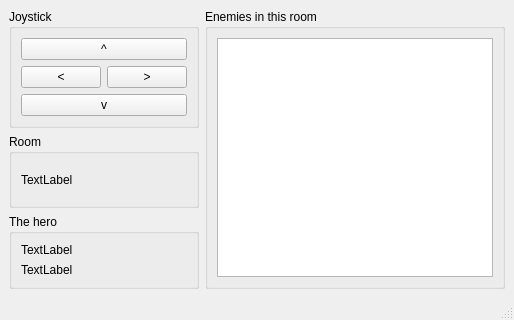
<?xml version="1.0" encoding="UTF-8"?>
<ui version="4.0">
 <class>MainWindow</class>
 <widget class="QMainWindow" name="MainWindow">
  <property name="geometry">
   <rect>
    <x>0</x>
    <y>0</y>
    <width>514</width>
    <height>320</height>
   </rect>
  </property>
  <property name="windowTitle">
   <string>MainWindow</string>
  </property>
  <widget class="QWidget" name="centralwidget">
   <layout class="QGridLayout" name="gridLayout_2">
    <item row="0" column="0">
     <widget class="QGroupBox" name="groupBox_3">
      <property name="title">
       <string>Joystick</string>
      </property>
      <layout class="QGridLayout" name="gridLayout">
       <item row="0" column="0" colspan="2">
        <widget class="QPushButton" name="north">
         <property name="text">
          <string>^</string>
         </property>
        </widget>
       </item>
       <item row="1" column="0">
        <widget class="QPushButton" name="west">
         <property name="text">
          <string>&lt;</string>
         </property>
        </widget>
       </item>
       <item row="1" column="1">
        <widget class="QPushButton" name="east">
         <property name="text">
          <string>&gt;</string>
         </property>
        </widget>
       </item>
       <item row="2" column="0" colspan="2">
        <widget class="QPushButton" name="south">
         <property name="text">
          <string>v</string>
         </property>
        </widget>
       </item>
      </layout>
     </widget>
    </item>
    <item row="1" column="0">
     <widget class="QGroupBox" name="groupBox_4">
      <property name="title">
       <string>Room</string>
      </property>
      <layout class="QHBoxLayout" name="horizontalLayout">
       <item>
        <widget class="QLabel" name="roomName">
         <property name="text">
          <string>TextLabel</string>
         </property>
        </widget>
       </item>
      </layout>
     </widget>
    </item>
    <item row="2" column="0">
     <widget class="QGroupBox" name="groupBox_2">
      <property name="title">
       <string>The hero</string>
      </property>
      <layout class="QVBoxLayout" name="verticalLayout_2">
       <item>
        <widget class="QLabel" name="name">
         <property name="text">
          <string>TextLabel</string>
         </property>
        </widget>
       </item>
       <item>
        <widget class="QLabel" name="health">
         <property name="text">
          <string>TextLabel</string>
         </property>
        </widget>
       </item>
      </layout>
     </widget>
    </item>
    <item row="0" column="1" rowspan="3">
     <widget class="QGroupBox" name="groupBox">
      <property name="title">
       <string>Enemies in this room</string>
      </property>
      <layout class="QVBoxLayout" name="verticalLayout">
       <item>
        <widget class="QTableView" name="enemies"/>
       </item>
      </layout>
     </widget>
    </item>
   </layout>
  </widget>
  <widget class="QMenuBar" name="menubar">
   <property name="geometry">
    <rect>
     <x>0</x>
     <y>0</y>
     <width>514</width>
     <height>19</height>
    </rect>
   </property>
  </widget>
  <widget class="QStatusBar" name="statusbar"/>
 </widget>
 <resources/>
 <connections/>
</ui>
